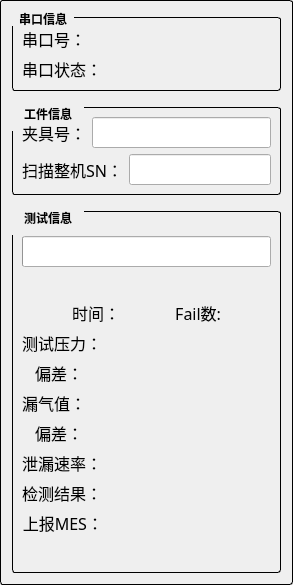
       <widget class="QGroupBox" name="groupBox_A">
        <property name="styleSheet">
         <string notr="true">QGroupBox {
    font: bold; 
    border: 1px solid black;
    border-radius: 3px;
    margin-top: 0px;
}
QGroupBox::title {
    subcontrol-origin:  margin;
    subcontrol-position: top left;    // for second image:  top; 
    padding: 10px 0 5px;
}
</string>
        </property>
        <property name="title">
         <string/>
        </property>
        <layout class="QVBoxLayout" name="verticalLayout_4" stretch="1,2,6">
         <item>
          <widget class="QGroupBox" name="groupBox_A_serialInfo">
           <property name="styleSheet">
            <string notr="true">QGroupBox {
    font: bold; 
    border: 1px solid black;
    border-radius: 3px;
    margin-top: 5px;
}
QGroupBox::title {
    subcontrol-origin:  margin;
    subcontrol-position: top left;    // for second image:  top; 
    padding: 0 5px 0 5px;
}
</string>
           </property>
           <property name="title">
            <string>串口信息</string>
           </property>
           <layout class="QGridLayout" name="gridLayout">
            <item row="0" column="0">
             <layout class="QHBoxLayout" name="horizontalLayout" stretch="1,4">
              <item>
               <widget class="QLabel" name="label_serialNo_A">
                <property name="font">
                 <font>
                  <family>Microsoft YaHei</family>
                  <pointsize>12</pointsize>
                 </font>
                </property>
                <property name="text">
                 <string>串口号：</string>
                </property>
               </widget>
              </item>
              <item>
               <widget class="QLabel" name="label_serialNo_input_A">
                <property name="font">
                 <font>
                  <family>Microsoft YaHei</family>
                  <pointsize>12</pointsize>
                 </font>
                </property>
                <property name="text">
                 <string/>
                </property>
               </widget>
              </item>
             </layout>
            </item>
            <item row="1" column="0">
             <layout class="QHBoxLayout" name="horizontalLayout_2" stretch="1,4">
              <item>
               <widget class="QLabel" name="label_serialStatus_A">
                <property name="font">
                 <font>
                  <family>Microsoft YaHei</family>
                  <pointsize>12</pointsize>
                 </font>
                </property>
                <property name="text">
                 <string>串口状态：</string>
                </property>
               </widget>
              </item>
              <item>
               <widget class="QLabel" name="label_serialStatus_input_A">
                <property name="font">
                 <font>
                  <family>Microsoft YaHei</family>
                  <pointsize>12</pointsize>
                 </font>
                </property>
                <property name="text">
                 <string/>
                </property>
               </widget>
              </item>
             </layout>
            </item>
           </layout>
          </widget>
         </item>
         <item>
          <widget class="QGroupBox" name="groupBox_A_workInfo">
           <property name="styleSheet">
            <string notr="true">QGroupBox {
    font: bold; 
    border: 1px solid black;
    border-radius: 3px;
    margin-top: 10px;
}
QGroupBox::title {
    subcontrol-origin:  margin;
    subcontrol-position: top left;    // for second image:  top; 
    padding: 10px 10px;
}
</string>
           </property>
           <property name="title">
            <string>工件信息</string>
           </property>
           <layout class="QGridLayout" name="gridLayout_2">
            <item row="0" column="0">
             <layout class="QHBoxLayout" name="horizontalLayout_3" stretch="1,4">
              <item>
               <widget class="QLabel" name="label_gongjuNu_A">
                <property name="font">
                 <font>
                  <family>Microsoft YaHei</family>
                  <pointsize>12</pointsize>
                 </font>
                </property>
                <property name="text">
                 <string>夹具号：</string>
                </property>
               </widget>
              </item>
              <item>
               <widget class="QLineEdit" name="lineEdit_gongjuNu_A">
                <property name="font">
                 <font>
                  <family>Microsoft YaHei</family>
                  <pointsize>12</pointsize>
                 </font>
                </property>
               </widget>
              </item>
             </layout>
            </item>
            <item row="1" column="0">
             <layout class="QHBoxLayout" name="horizontalLayout_4" stretch="1,4">
              <item>
               <widget class="QLabel" name="label_SN_A">
                <property name="font">
                 <font>
                  <family>Microsoft YaHei</family>
                  <pointsize>12</pointsize>
                 </font>
                </property>
                <property name="text">
                 <string>扫描整机SN：</string>
                </property>
               </widget>
              </item>
              <item>
               <widget class="QLineEdit" name="lineEdit_SN_A">
                <property name="font">
                 <font>
                  <family>Microsoft YaHei</family>
                  <pointsize>12</pointsize>
                 </font>
                </property>
               </widget>
              </item>
             </layout>
            </item>
           </layout>
          </widget>
         </item>
         <item>
          <widget class="QGroupBox" name="groupBox_A_testInfo">
           <property name="styleSheet">
            <string notr="true">QGroupBox {
    font: bold; 
    border: 1px solid black;
    border-radius: 3px;
    margin-top: 10px;
}
QGroupBox::title {
    subcontrol-origin:  margin;
    subcontrol-position: top left;    // for second image:  top; 
    padding: 10px 10px;
}
</string>
           </property>
           <property name="title">
            <string>测试信息</string>
           </property>
           <layout class="QGridLayout" name="gridLayout_3">
            <item row="5" column="0">
             <layout class="QHBoxLayout" name="horizontalLayout_8" stretch="1,3">
              <item>
               <widget class="QLabel" name="label_leak_A">
                <property name="font">
                 <font>
                  <family>Microsoft YaHei</family>
                  <pointsize>12</pointsize>
                 </font>
                </property>
                <property name="text">
                 <string>漏气值：</string>
                </property>
                <property name="alignment">
                 <set>Qt::AlignRight|Qt::AlignTrailing|Qt::AlignVCenter</set>
                </property>
               </widget>
              </item>
              <item>
               <widget class="QLabel" name="label_leak_input_A">
                <property name="font">
                 <font>
                  <family>Microsoft YaHei</family>
                  <pointsize>12</pointsize>
                 </font>
                </property>
                <property name="text">
                 <string/>
                </property>
               </widget>
              </item>
             </layout>
            </item>
            <item row="6" column="0">
             <layout class="QHBoxLayout" name="horizontalLayout_9" stretch="1,3">
              <item>
               <widget class="QLabel" name="label_leakOffset_A">
                <property name="font">
                 <font>
                  <family>Microsoft YaHei</family>
                  <pointsize>12</pointsize>
                 </font>
                </property>
                <property name="text">
                 <string>偏差：</string>
                </property>
                <property name="alignment">
                 <set>Qt::AlignRight|Qt::AlignTrailing|Qt::AlignVCenter</set>
                </property>
               </widget>
              </item>
              <item>
               <widget class="QLabel" name="label_leakOffset_input_A">
                <property name="font">
                 <font>
                  <family>Microsoft YaHei</family>
                  <pointsize>12</pointsize>
                 </font>
                </property>
                <property name="text">
                 <string/>
                </property>
               </widget>
              </item>
             </layout>
            </item>
            <item row="7" column="0">
             <layout class="QHBoxLayout" name="horizontalLayout_10" stretch="1,3">
              <item>
               <widget class="QLabel" name="label_leakSpeed_A">
                <property name="font">
                 <font>
                  <family>Microsoft YaHei</family>
                  <pointsize>12</pointsize>
                 </font>
                </property>
                <property name="text">
                 <string>泄漏速率：</string>
                </property>
                <property name="alignment">
                 <set>Qt::AlignRight|Qt::AlignTrailing|Qt::AlignVCenter</set>
                </property>
               </widget>
              </item>
              <item>
               <widget class="QLabel" name="label_leakSpeed_input_A">
                <property name="font">
                 <font>
                  <family>Microsoft YaHei</family>
                  <pointsize>12</pointsize>
                 </font>
                </property>
                <property name="text">
                 <string/>
                </property>
               </widget>
              </item>
             </layout>
            </item>
            <item row="3" column="0">
             <layout class="QHBoxLayout" name="horizontalLayout_6" stretch="1,3">
              <item>
               <widget class="QLabel" name="label_testPress_A">
                <property name="font">
                 <font>
                  <family>Microsoft YaHei</family>
                  <pointsize>12</pointsize>
                 </font>
                </property>
                <property name="text">
                 <string>测试压力：</string>
                </property>
                <property name="alignment">
                 <set>Qt::AlignRight|Qt::AlignTrailing|Qt::AlignVCenter</set>
                </property>
               </widget>
              </item>
              <item>
               <widget class="QLabel" name="label_testPress_input_A">
                <property name="font">
                 <font>
                  <family>Microsoft YaHei</family>
                  <pointsize>12</pointsize>
                 </font>
                </property>
                <property name="text">
                 <string/>
                </property>
               </widget>
              </item>
             </layout>
            </item>
            <item row="4" column="0">
             <layout class="QHBoxLayout" name="horizontalLayout_7" stretch="1,3">
              <item>
               <widget class="QLabel" name="label_pressOffset_A">
                <property name="font">
                 <font>
                  <family>Microsoft YaHei</family>
                  <pointsize>12</pointsize>
                 </font>
                </property>
                <property name="text">
                 <string>偏差：</string>
                </property>
                <property name="alignment">
                 <set>Qt::AlignRight|Qt::AlignTrailing|Qt::AlignVCenter</set>
                </property>
               </widget>
              </item>
              <item>
               <widget class="QLabel" name="label_pressOffset_input_A">
                <property name="font">
                 <font>
                  <family>Microsoft YaHei</family>
                  <pointsize>12</pointsize>
                 </font>
                </property>
                <property name="text">
                 <string/>
                </property>
               </widget>
              </item>
             </layout>
            </item>
            <item row="1" column="0">
             <layout class="QVBoxLayout" name="verticalLayout">
              <item>
               <widget class="QProgressBar" name="progressBar_A">
                <property name="font">
                 <font>
                  <family>Microsoft YaHei</family>
                  <pointsize>12</pointsize>
                 </font>
                </property>
                <property name="value">
                 <number>0</number>
                </property>
                <property name="textVisible">
                 <bool>false</bool>
                </property>
               </widget>
              </item>
              <item>
               <widget class="QLabel" name="label_progressInfo_A">
                <property name="font">
                 <font>
                  <family>Microsoft YaHei</family>
                  <pointsize>12</pointsize>
                 </font>
                </property>
                <property name="text">
                 <string/>
                </property>
                <property name="alignment">
                 <set>Qt::AlignCenter</set>
                </property>
               </widget>
              </item>
             </layout>
            </item>
            <item row="2" column="0">
             <layout class="QHBoxLayout" name="horizontalLayout_5">
              <item>
               <widget class="QLabel" name="label_testStatus_input_A">
                <property name="font">
                 <font>
                  <family>Microsoft YaHei</family>
                  <pointsize>12</pointsize>
                 </font>
                </property>
                <property name="text">
                 <string/>
                </property>
               </widget>
              </item>
              <item>
               <widget class="QLabel" name="label_testTime_A">
                <property name="font">
                 <font>
                  <family>Microsoft YaHei</family>
                  <pointsize>12</pointsize>
                 </font>
                </property>
                <property name="text">
                 <string>时间：</string>
                </property>
                <property name="alignment">
                 <set>Qt::AlignRight|Qt::AlignTrailing|Qt::AlignVCenter</set>
                </property>
               </widget>
              </item>
              <item>
               <widget class="QLabel" name="label_testTime_input_A">
                <property name="font">
                 <font>
                  <family>Microsoft YaHei</family>
                  <pointsize>12</pointsize>
                 </font>
                </property>
                <property name="text">
                 <string/>
                </property>
               </widget>
              </item>
              <item>
               <widget class="QLabel" name="label_testFailNum_A">
                <property name="font">
                 <font>
                  <family>Microsoft YaHei</family>
                  <pointsize>12</pointsize>
                 </font>
                </property>
                <property name="text">
                 <string>Fail数:</string>
                </property>
                <property name="alignment">
                 <set>Qt::AlignRight|Qt::AlignTrailing|Qt::AlignVCenter</set>
                </property>
               </widget>
              </item>
              <item>
               <widget class="QLabel" name="label_testFailNum_input_A">
                <property name="font">
                 <font>
                  <family>Microsoft YaHei</family>
                  <pointsize>12</pointsize>
                 </font>
                </property>
                <property name="text">
                 <string/>
                </property>
               </widget>
              </item>
             </layout>
            </item>
            <item row="8" column="0">
             <layout class="QHBoxLayout" name="horizontalLayout_11" stretch="1,3">
              <item>
               <widget class="QLabel" name="label_testResult_A">
                <property name="font">
                 <font>
                  <family>Microsoft YaHei</family>
                  <pointsize>12</pointsize>
                 </font>
                </property>
                <property name="text">
                 <string>检测结果：</string>
                </property>
                <property name="alignment">
                 <set>Qt::AlignRight|Qt::AlignTrailing|Qt::AlignVCenter</set>
                </property>
               </widget>
              </item>
              <item>
               <widget class="QLabel" name="label_testResult_input_A">
                <property name="font">
                 <font>
                  <family>Microsoft YaHei</family>
                  <pointsize>12</pointsize>
                 </font>
                </property>
                <property name="text">
                 <string/>
                </property>
               </widget>
              </item>
             </layout>
            </item>
            <item row="9" column="0">
             <layout class="QHBoxLayout" name="horizontalLayout_12" stretch="1,3">
              <item>
               <widget class="QLabel" name="label_postToMes_A">
                <property name="font">
                 <font>
                  <family>Microsoft YaHei</family>
                  <pointsize>12</pointsize>
                 </font>
                </property>
                <property name="text">
                 <string>上报MES：</string>
                </property>
                <property name="alignment">
                 <set>Qt::AlignRight|Qt::AlignTrailing|Qt::AlignVCenter</set>
                </property>
               </widget>
              </item>
              <item>
               <widget class="QLabel" name="label_postToMes_input_A">
                <property name="font">
                 <font>
                  <family>Microsoft YaHei</family>
                  <pointsize>12</pointsize>
                 </font>
                </property>
                <property name="text">
                 <string/>
                </property>
               </widget>
              </item>
             </layout>
            </item>
            <item row="10" column="0">
             <widget class="QLabel" name="label_hintInfo_input_A">
              <property name="font">
               <font>
                <family>Microsoft YaHei</family>
                <pointsize>12</pointsize>
               </font>
              </property>
              <property name="text">
               <string/>
              </property>
              <property name="alignment">
               <set>Qt::AlignCenter</set>
              </property>
             </widget>
            </item>
            <item row="0" column="0">
             <spacer name="verticalSpacer">
              <property name="orientation">
               <enum>Qt::Vertical</enum>
              </property>
              <property name="sizeType">
               <enum>QSizePolicy::Minimum</enum>
              </property>
              <property name="sizeHint" stdset="0">
               <size>
                <width>20</width>
                <height>15</height>
               </size>
              </property>
             </spacer>
            </item>
           </layout>
          </widget>
         </item>
        </layout>
       </widget>
